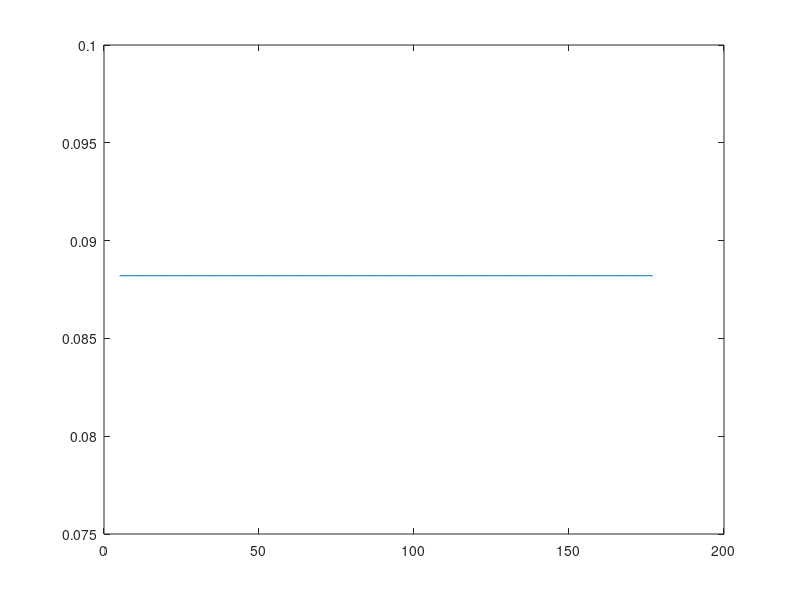

The MATLAB source for this figure:
ncam = [5:4:180];

c = 0.00127;                       % [m] altura da fissura
a = 0.00567;                       % [m] diâmetro da fissura
r = a/2;                           % [m] raio da fissura  
vfis = (pi*r^2)*c;   

nfis1 = 9

nfis2 = ncam*nfis1; 
vtot  = (0.040*0.040*0.002045)*ncam;

denF = nfis2*vfis./vtot;

plot(ncam,denF)

